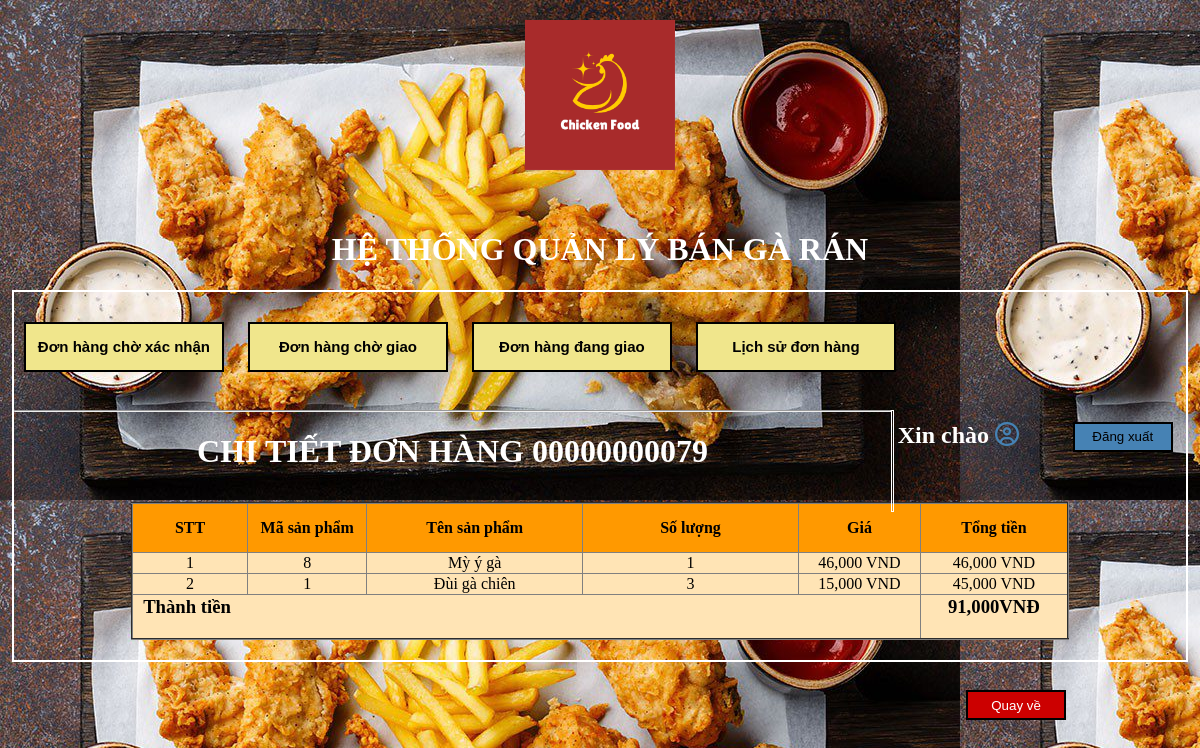
The page /nhanVienThaoTacDH/index.php?action=chiTietDonHang&ma=00000000079&trang=donHangChoXacNhan on the database its author committed.
### tables this page shows
CREATE TABLE `chitietdh` (
  `maDH` int(11) NOT NULL,
  `maSP` int(11) NOT NULL,
  `tenSP` varchar(200) NOT NULL,
  `HinhAnh` text NOT NULL,
  `soLuong` int(11) NOT NULL,
  `gia` int(11) NOT NULL,
  `tongTien` int(11) NOT NULL
);

### nhanVienThaoTacDH/chiTietDonHang.php (the view, shortened to what this page needs)
<head>
</head>
<body>
<?php
    include('connect.php');
	$ma_dh = $_GET['ma'];
  $action = $_GET['trang'];
	$sql="SELECT *FROM chitietdh Where chitietdh.maDH = '$ma_dh ' ";
	$run=$conn->query($sql);
    if(($run->num_rows) < 1 ){ ?>
        <center><h1 style="color: white"><b> Lỗi!</b></h1></center>
    <?php
    }
    else {
?>
<center><h1 style="color: white"><b> CHI TIẾT ĐƠN HÀNG <?php echo $ma_dh ?></b></h1></center>
<center><table width="80%" border="2" style="border-collapse: collapse; margin: 20px; background: #FFE4B5">
  <tr align="center" style="height: 50px; background: #FF9900" >
  	<td width="200px"><div align="center"><b>STT</b></div></td>
	<td width="200px"><div align="center"><b>Mã sản phẩm</b></div></td>
   	<td width="400px"><div align="center"><b>Tên sản phẩm</b></div></td>
	<td width="400px"><div align="center"><b>Số lượng</b></div></td>
	<td width="200px"><div align="center"><b>Giá</b></div></td>
	<td width="200px"><div align="center"><b>Tổng tiền</b></div></td>
  </tr>
  <?php
  	$STT = 0;
	$thanhtien=0;
	while($row=$run->fetch_array()){
		$thanhtien+=$row['tongTien'];
    $STT = $STT+1;
  ?>
  <tr align="center">
	<td><?php echo $STT ?></td>
	<td><?php echo $row['maSP'] ?></td>
	<td><?php echo $row['tenSP'] ?></td>
	<td><?php echo $row['soLuong'] ?></td>
	<td><?php echo number_format($row['gia']) ?> VND</td>
	<td><?php echo number_format($row['tongTien']) ?> VND </td>
   	<?php } ?>
  </tr>
  <tr>
    <td colspan="5" style="padding-left:10px; margin-bottom: 30px">
    <?php
            echo '<h3>Thành tiền</h3> ' ;
    ?>
    </td>
	<td>
    <?php
            echo '<center><h3> '.number_format($thanhtien).'VNĐ'.'</h3></center>';
    ?>
    </td>
  </tr>
    </table>
    <?php
      if($action == 'xuLyTimKiem'){
          $tuKhoa = $_GET['tuKhoa'];
      ?>
          <a href="index.php?action=<?php echo $action ?>&tuKhoa=<?php echo $tuKhoa ?>"><button class="btn-QuayVe">Quay về</button></a>
      <?php
      }
      else{
      ?>
          <a href="index.php?action=<?php echo $action ?>"><button class="btn-QuayVe">Quay về</button></a>
    <?php
      }
    ?>
    <?php } ?>
</body>

### nhanVienThaoTacDH/chiTietDonHang.php (style rules this page uses)
.btn-QuayVe { width: 100px ; height: 30px ; border: 2px solid black; margin: 30 10; background:#CC0000; color: white; float: right; margin-right: 120px; }

### rows shown on the page
chitietdh: maSP "8", tenSP "Mỳ ý gà", soLuong "1", gia "46,000", tongTien "46,000"
chitietdh: maSP "1", tenSP "Đùi gà chiên", soLuong "3", gia "15,000", tongTien "45,000"

### other values the page prints
$ma_dh "00000000079"
$thanhtien "91,000"
